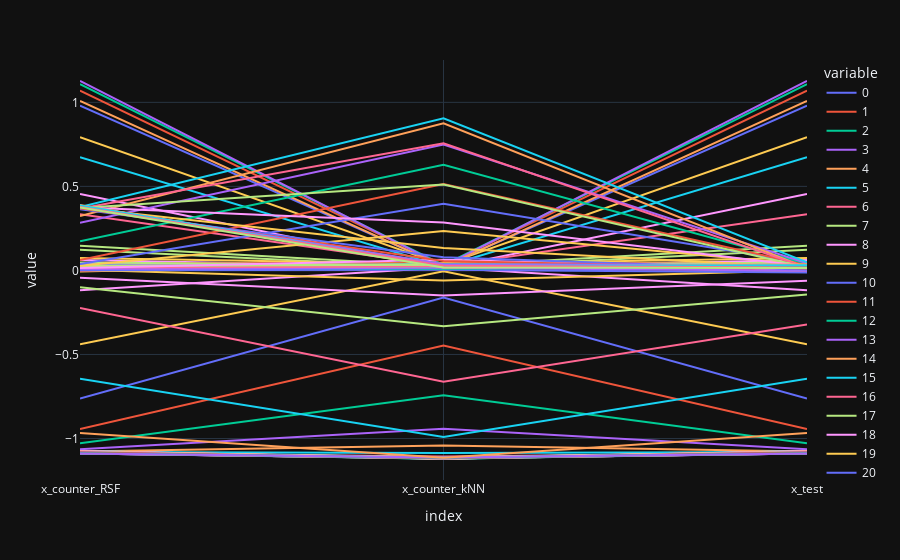

Source (notebook cell):
### Code cell
sel_instance_idx = 5
x_counter_RSF = x_counterfactual_RSF[sel_instance_idx, :]
x_counter_kNN = x_counterfactual_kNN[sel_instance_idx, :]
y1 = x_counterfactual_RSF[sel_instance_idx, :]
y2 = x_counterfactual_kNN[sel_instance_idx, :]
y3 = x_test[sel_instance_idx, :]
X = np.array([y1, y2, y3])
X = X.T
cols = ["x_counter_RSF","x_counter_kNN","x_test"]
df=pd.DataFrame(X, columns=cols)
df = df.T
display(df)
# df.columns = df.iloc[-1]
# print(df)
# df = df.head(-1)

# df.index.name = 'Country'

# Want time on the x-axis? ###
# just include:
# df = df.T
##############################

# plotly
fig = px.line(df, x=df.index, y = df.columns)
fig.update_layout(template="plotly_dark")
fig.show()
